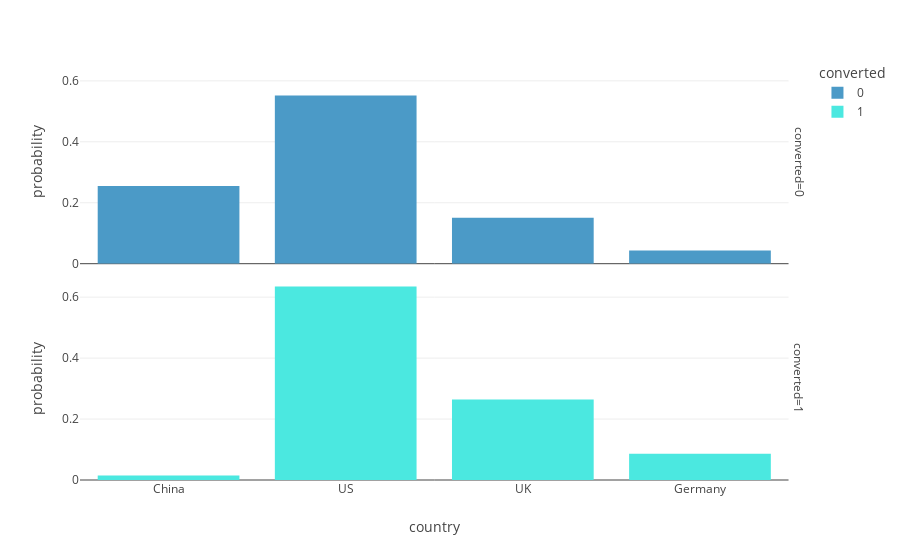
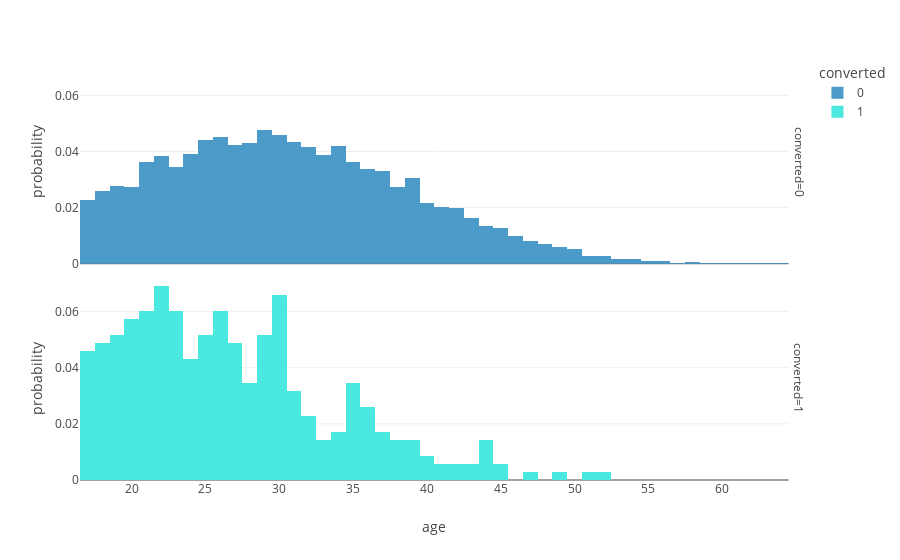
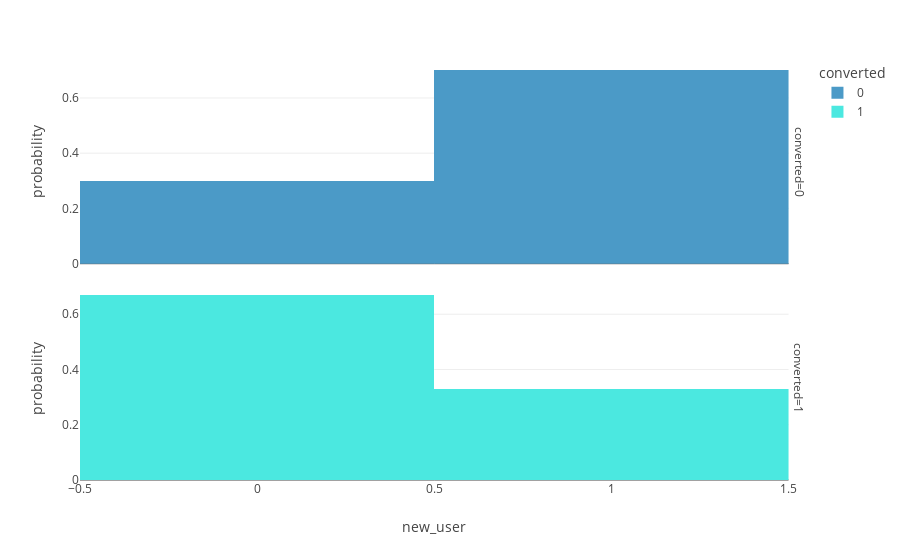
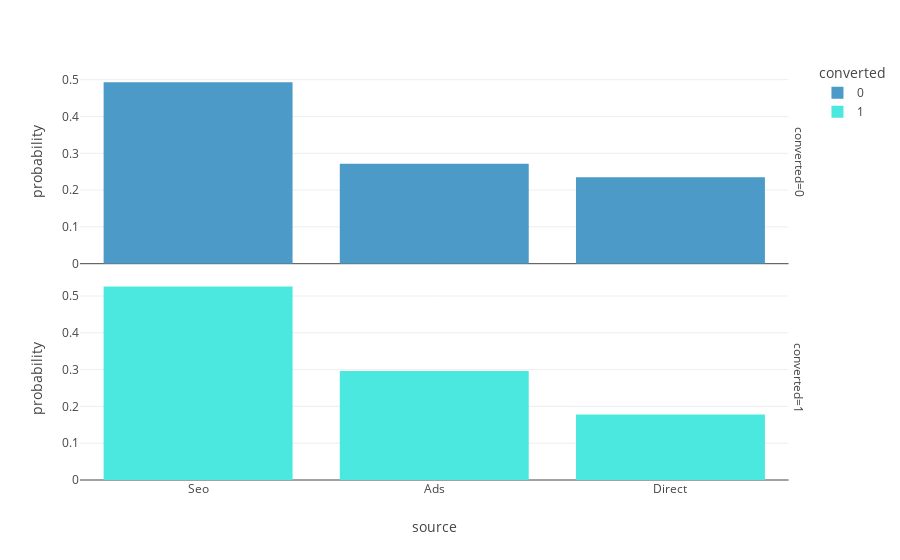

Source (notebook cell) for these figures, in order:
### Code cell
# Bivariate analysis
# Distribution of each variable
num_features = data_sample.columns[:-1]
for f in num_features:
    fig = px.histogram(data_sample, f, color = 'converted', facet_row = 'converted', histnorm = 'probability')
    fig.show()

### Figure 1 — Plotly figure (JSON) as saved in the notebook; plotly's stock layout.template omitted (floating-point values rounded to 4 significant figures; data arrays with more than 128 entries replaced by an {"elided": "..."} marker saying what was removed)
{"data": [{"alignmentgroup": "True", "bingroup": "x", "histnorm": "probability", "hovertemplate": "converted=0<br>country=%{x}<br>probability=%{y}<extra></extra>", "legendgroup": "0", "marker": {"color": "#4B9AC7", "pattern": {"shape": ""}}, "name": "0", "offsetgroup": "0", "orientation": "v", "showlegend": true, "type": "histogram", "x": {"elided": "9652 str values"}, "xaxis": "x2", "yaxis": "y2"}, {"alignmentgroup": "True", "bingroup": "x", "histnorm": "probability", "hovertemplate": "converted=1<br>country=%{x}<br>probability=%{y}<extra></extra>", "legendgroup": "1", "marker": {"color": "#4BE8E0", "pattern": {"shape": ""}}, "name": "1", "offsetgroup": "1", "orientation": "v", "showlegend": true, "type": "histogram", "x": {"elided": "348 str values"}, "xaxis": "x", "yaxis": "y"}], "layout": {"annotations": [{"font": {}, "showarrow": false, "text": "converted=1", "textangle": 90, "x": 0.98, "xanchor": "left", "xref": "paper", "y": 0.2425, "yanchor": "middle", "yref": "paper"}, {"font": {}, "showarrow": false, "text": "converted=0", "textangle": 90, "x": 0.98, "xanchor": "left", "xref": "paper", "y": 0.7575, "yanchor": "middle", "yref": "paper"}], "barmode": "relative", "legend": {"title": {"text": "converted"}, "tracegroupgap": 0}, "margin": {"t": 60}, "xaxis": {"anchor": "y", "domain": [0, 0.98], "title": {"text": "country"}}, "xaxis2": {"anchor": "y2", "domain": [0, 0.98], "matches": "x", "showticklabels": false}, "yaxis": {"anchor": "x", "domain": [0, 0.485], "title": {"text": "probability"}}, "yaxis2": {"anchor": "x2", "domain": [0.515, 1], "matches": "y", "title": {"text": "probability"}}}}

### Figure 2 — Plotly figure (JSON) as saved in the notebook; plotly's stock layout.template omitted (floating-point values rounded to 4 significant figures; data arrays with more than 128 entries replaced by an {"elided": "..."} marker saying what was removed)
{"data": [{"alignmentgroup": "True", "bingroup": "x", "histnorm": "probability", "hovertemplate": "converted=0<br>age=%{x}<br>probability=%{y}<extra></extra>", "legendgroup": "0", "marker": {"color": "#4B9AC7", "pattern": {"shape": ""}}, "name": "0", "offsetgroup": "0", "orientation": "v", "showlegend": true, "type": "histogram", "x": {"elided": "9652 int values"}, "xaxis": "x2", "yaxis": "y2"}, {"alignmentgroup": "True", "bingroup": "x", "histnorm": "probability", "hovertemplate": "converted=1<br>age=%{x}<br>probability=%{y}<extra></extra>", "legendgroup": "1", "marker": {"color": "#4BE8E0", "pattern": {"shape": ""}}, "name": "1", "offsetgroup": "1", "orientation": "v", "showlegend": true, "type": "histogram", "x": {"elided": "348 int values"}, "xaxis": "x", "yaxis": "y"}], "layout": {"annotations": [{"font": {}, "showarrow": false, "text": "converted=1", "textangle": 90, "x": 0.98, "xanchor": "left", "xref": "paper", "y": 0.2425, "yanchor": "middle", "yref": "paper"}, {"font": {}, "showarrow": false, "text": "converted=0", "textangle": 90, "x": 0.98, "xanchor": "left", "xref": "paper", "y": 0.7575, "yanchor": "middle", "yref": "paper"}], "barmode": "relative", "legend": {"title": {"text": "converted"}, "tracegroupgap": 0}, "margin": {"t": 60}, "xaxis": {"anchor": "y", "domain": [0, 0.98], "title": {"text": "age"}}, "xaxis2": {"anchor": "y2", "domain": [0, 0.98], "matches": "x", "showticklabels": false}, "yaxis": {"anchor": "x", "domain": [0, 0.485], "title": {"text": "probability"}}, "yaxis2": {"anchor": "x2", "domain": [0.515, 1], "matches": "y", "title": {"text": "probability"}}}}

### Figure 3 — Plotly figure (JSON) as saved in the notebook; plotly's stock layout.template omitted (floating-point values rounded to 4 significant figures; data arrays with more than 128 entries replaced by an {"elided": "..."} marker saying what was removed)
{"data": [{"alignmentgroup": "True", "bingroup": "x", "histnorm": "probability", "hovertemplate": "converted=0<br>new_user=%{x}<br>probability=%{y}<extra></extra>", "legendgroup": "0", "marker": {"color": "#4B9AC7", "pattern": {"shape": ""}}, "name": "0", "offsetgroup": "0", "orientation": "v", "showlegend": true, "type": "histogram", "x": {"elided": "9652 int values"}, "xaxis": "x2", "yaxis": "y2"}, {"alignmentgroup": "True", "bingroup": "x", "histnorm": "probability", "hovertemplate": "converted=1<br>new_user=%{x}<br>probability=%{y}<extra></extra>", "legendgroup": "1", "marker": {"color": "#4BE8E0", "pattern": {"shape": ""}}, "name": "1", "offsetgroup": "1", "orientation": "v", "showlegend": true, "type": "histogram", "x": {"elided": "348 int values"}, "xaxis": "x", "yaxis": "y"}], "layout": {"annotations": [{"font": {}, "showarrow": false, "text": "converted=1", "textangle": 90, "x": 0.98, "xanchor": "left", "xref": "paper", "y": 0.2425, "yanchor": "middle", "yref": "paper"}, {"font": {}, "showarrow": false, "text": "converted=0", "textangle": 90, "x": 0.98, "xanchor": "left", "xref": "paper", "y": 0.7575, "yanchor": "middle", "yref": "paper"}], "barmode": "relative", "legend": {"title": {"text": "converted"}, "tracegroupgap": 0}, "margin": {"t": 60}, "xaxis": {"anchor": "y", "domain": [0, 0.98], "title": {"text": "new_user"}}, "xaxis2": {"anchor": "y2", "domain": [0, 0.98], "matches": "x", "showticklabels": false}, "yaxis": {"anchor": "x", "domain": [0, 0.485], "title": {"text": "probability"}}, "yaxis2": {"anchor": "x2", "domain": [0.515, 1], "matches": "y", "title": {"text": "probability"}}}}

### Figure 4 — Plotly figure (JSON) as saved in the notebook; plotly's stock layout.template omitted (floating-point values rounded to 4 significant figures; data arrays with more than 128 entries replaced by an {"elided": "..."} marker saying what was removed)
{"data": [{"alignmentgroup": "True", "bingroup": "x", "histnorm": "probability", "hovertemplate": "converted=0<br>source=%{x}<br>probability=%{y}<extra></extra>", "legendgroup": "0", "marker": {"color": "#4B9AC7", "pattern": {"shape": ""}}, "name": "0", "offsetgroup": "0", "orientation": "v", "showlegend": true, "type": "histogram", "x": {"elided": "9652 str values"}, "xaxis": "x2", "yaxis": "y2"}, {"alignmentgroup": "True", "bingroup": "x", "histnorm": "probability", "hovertemplate": "converted=1<br>source=%{x}<br>probability=%{y}<extra></extra>", "legendgroup": "1", "marker": {"color": "#4BE8E0", "pattern": {"shape": ""}}, "name": "1", "offsetgroup": "1", "orientation": "v", "showlegend": true, "type": "histogram", "x": {"elided": "348 str values"}, "xaxis": "x", "yaxis": "y"}], "layout": {"annotations": [{"font": {}, "showarrow": false, "text": "converted=1", "textangle": 90, "x": 0.98, "xanchor": "left", "xref": "paper", "y": 0.2425, "yanchor": "middle", "yref": "paper"}, {"font": {}, "showarrow": false, "text": "converted=0", "textangle": 90, "x": 0.98, "xanchor": "left", "xref": "paper", "y": 0.7575, "yanchor": "middle", "yref": "paper"}], "barmode": "relative", "legend": {"title": {"text": "converted"}, "tracegroupgap": 0}, "margin": {"t": 60}, "xaxis": {"anchor": "y", "domain": [0, 0.98], "title": {"text": "source"}}, "xaxis2": {"anchor": "y2", "domain": [0, 0.98], "matches": "x", "showticklabels": false}, "yaxis": {"anchor": "x", "domain": [0, 0.485], "title": {"text": "probability"}}, "yaxis2": {"anchor": "x2", "domain": [0.515, 1], "matches": "y", "title": {"text": "probability"}}}}
